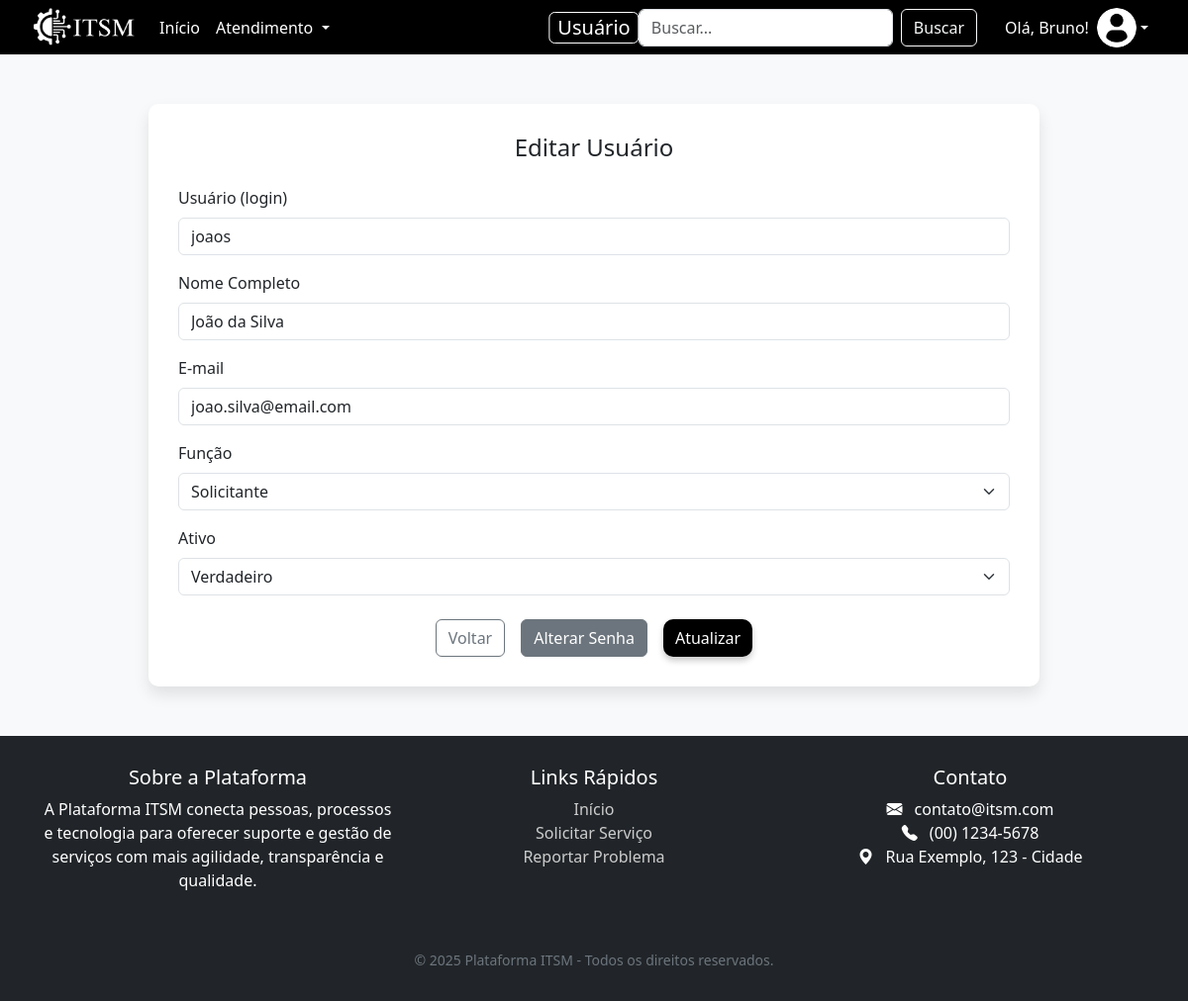
/formulario/form_usuario.php?id=1 (signed in), run on the app's committed database.
### tables this page shows
CREATE TABLE `usuarios` (
  `id` int(11) NOT NULL,
  `nome` varchar(100) NOT NULL,
  `login` varchar(50) NOT NULL,
  `senha` varchar(255) NOT NULL,
  `email` varchar(100) DEFAULT NULL,
  `funcao` varchar(50) DEFAULT NULL,
  `criado_em` timestamp NOT NULL DEFAULT current_timestamp(),
  `ativo` tinyint(1) NOT NULL DEFAULT 1
);

### formulario/form_usuario.php (the view, shortened to what this page needs)
<?php
include("conexao_banco_form.php");
$id = @$_GET['id'];
$usuario = [
  'login' => '',
  'nome' => '',
  'email' => '',
  'funcao' => ''
];
if (!empty($id)) {
  $sql = "SELECT * FROM usuarios WHERE id = '$id'";
  $resultado = $con->query($sql);
  if ($resultado && $resultado->num_rows > 0) {
    $usuario = mysqli_fetch_assoc($resultado);
  } else {
    $_SESSION['mensagem'] = "Usuário não encontrado.";
    header("Location: /ITSM/lista/usuarios.php");
    exit();
  }
} else {
  $_SESSION['mensagem'] = "ID inválido.";
  header("Location: /ITSM/lista/usuarios.php");
  exit();
}
?>
<!DOCTYPE html>
<html lang="pt-br">
<head>
  <link href="https://cdn.jsdelivr.net/npm/bootstrap@5.3.3/dist/css/bootstrap.min.css" rel="stylesheet">
  <link href="https://cdn.jsdelivr.net/npm/bootstrap-icons@1.10.5/font/bootstrap-icons.css" rel="stylesheet">
</head>
<body>
<nav class="navbar navbar-expand-lg">
  <div class="container-fluid ps-3">
    <a class="navbar-brand" href="/ITSM/home/index.php">
      <img src="/ITSM/imagens/ITSM-LOGO-HORIZONTAL.png" alt="Logo">
    </a>
    <div class="navbar-title bg-black text-white px-2 py-0 rounded custom-border">
      Usuário
    </div>
    <div class="collapse navbar-collapse" id="navbarNav">
      <ul class="navbar-nav me-auto mb-2 mb-lg-0">
        <li class="nav-item">
          <a class="nav-link active" aria-current="page" href="/ITSM/home/index.php">Início</a>
        </li>
        <?php if($_SESSION["usuario_funcao"] == "Atendente" || $_SESSION["usuario_funcao"] == "Administrador"): ?>
          <li class="nav-item dropdown">
            <a class="nav-link dropdown-toggle" href="#" id="navbarDropdown" role="button" data-bs-toggle="dropdown" aria-expanded="false">
              Atendimento
            </a>
          </li>
        <?php endif; ?>
      </ul>
      <form class="d-flex me-3" role="search" method="GET" action="/ITSM/lista/solicitacoes_geral.php">
        <input class="form-control me-2" type="search" placeholder="Buscar..." aria-label="Search" name="pesquisa" required>
        <button class="btn btn-outline-light" type="submit">Buscar</button>
      </form>
      <div class="dropdown">
        <button class="btn dropdown-toggle d-flex align-items-center border-0 bg-transparent text-white" id="userDropdown" type="button" data-bs-toggle="dropdown" aria-expanded="false">
          <span class="me-2">Olá,
            <?php
              $primeiro_nome = explode(' ', $_SESSION['usuario_nome']);
              echo htmlspecialchars($primeiro_nome[0]);
            ?>!
          </span>
          <img src="/ITSM/imagens/foto_perfil.png" class="user-photo">
        </button>
      </div>
    </div>
  </div>
</nav>
<main>
  <div class="form-container">
    <h4 class="text-center mb-4">Editar Usuário</h4>
    <form action="atualiza_registro.php" method="post">
      <div class="mb-3">
        <label for="login" class="form-label">Usuário (login)</label>
        <input type="text" class="form-control" id="username" name="username" value="<?php echo htmlspecialchars($usuario['login']); ?>" required>
      </div>
      <div class="mb-3">
        <label for="nome" class="form-label">Nome Completo</label>
        <input type="text" class="form-control" id="nome" name="nome" value="<?php echo htmlspecialchars($usuario['nome']); ?>" required>
      </div>
      <div class="mb-3">
        <label for="email" class="form-label">E-mail</label>
        <input type="email" class="form-control" id="email" name="email" value="<?php echo htmlspecialchars($usuario['email']); ?>" required>
      </div>
      <div class="mb-3">
        <label for="funcao" class="form-label">Função</label>
        <select class="form-select" id="funcao" name="funcao" required>
          <option value="Solicitante" <?php echo $usuario['funcao'] == 'Solicitante' ? 'selected' : ''; ?>>Solicitante</option>
        </select>
      </div>
      <div class="mb-3">
        <label for="ativo" class="form-label">Ativo</label>
        <select class="form-select" id="ativo" name="ativo" required>
          <option value="1" <?php echo $usuario['ativo'] == 1 ? 'selected' : ''; ?>>Verdadeiro</option>
        </select>
      </div>
      <div class="d-flex justify-content-center gap-3 mt-4">
        <a href="/ITSM/lista/usuarios.php" class="btn btn-outline-secondary">Voltar</a>
        <a href="/ITSM/formulario/form_altera_senha.php?id=<?php echo $id; ?>" class="btn btn-secondary">Alterar Senha</a>
        <button type="submit" class="btn btn-dark">Atualizar</button>
      </div>
    </form>
  </div>
</main>
<footer>
  <div class="container">
    <div class="row text-center">
      <div class="col-md-4 mb-4">
        <h5>Sobre a Plataforma</h5>
        <p>A Plataforma ITSM conecta pessoas, processos e tecnologia para oferecer suporte e gestão de serviços com mais agilidade, transparência e qualidade.</p>
      </div>
      <div class="col-md-4 mb-4">
        <h5>Links Rápidos</h5>
        <ul class="list-unstyled">
          <li><a href="/ITSM/home/index.php">Início</a></li>
          <li><a href="/ITSM/formulario/form_requisicao.php">Solicitar Serviço</a></li>
          <li><a href="/ITSM/formulario/form_incidente.php">Reportar Problema</a></li>
        </ul>
      </div>
      <div class="col-md-4 mb-4">
        <h5>Contato</h5>
        <ul class="list-unstyled">
          <li><i class="bi bi-envelope-fill me-2"></i> contato@itsm.com</li>
          <li><i class="bi bi-telephone-fill me-2"></i> (00) 1234-5678</li>
          <li><i class="bi bi-geo-alt-fill me-2"></i> Rua Exemplo, 123 - Cidade</li>
        </ul>
      </div>
    </div>
    <div class="text-center pt-3">
      <small class="text-secondary">&copy; 2025 Plataforma ITSM - Todos os direitos reservados.</small>
    </div>
  </div>
</footer>
</body>
</html>

### formulario/form_usuario.php (style rules this page uses)
html, body { height: 100%; display: flex; flex-direction: column; margin: 0; padding: 0; }
main { flex: 1 0 auto; }
body { background-color: #f8f9fa; }
.form-container { width: 100%; max-width: 900px; margin: 50px auto; padding: 30px; background: white; border-radius: 10px; box-shadow: 0 8px 16px rgba(0,0,0,0.1); }
.navbar { background-color: black; position: relative; height: 60px; padding: 0 1rem; }
.navbar-brand img { height: 45px; width: auto; }
.navbar-title { position: absolute; left: 50%; top: 50%; transform: translate(-50%, -50%); font-size: 20px; font-weight: 500; padding: 2px 8px; border-radius: 8px; white-space: nowrap; }
.custom-border { border: 1px solid white; }
.navbar-nav .nav-link { color: white; font-weight: 500; }
.navbar-nav .nav-link.active { color: white; }
.user-photo { width: 40px; height: 40px; border-radius: 50%; object-fit: cover; }
.btn-dark { background-color: black; border: none; border-radius: 10px; box-shadow: 0 4px 6px rgba(0,0,0,0.2); transition: all 0.3s ease; }
footer { background-color: #212529; color: white; padding: 30px 0; margin-top: auto; }
footer a { color: #ccc; text-decoration: none; }

### data on the page
usuarios: username "joaos", nome "João da Silva", email "joao.silva@email.com", funcao "Solicitante", ativo "Verdadeiro"

### other printed values
$primeiro_nome[0] "Bruno"
